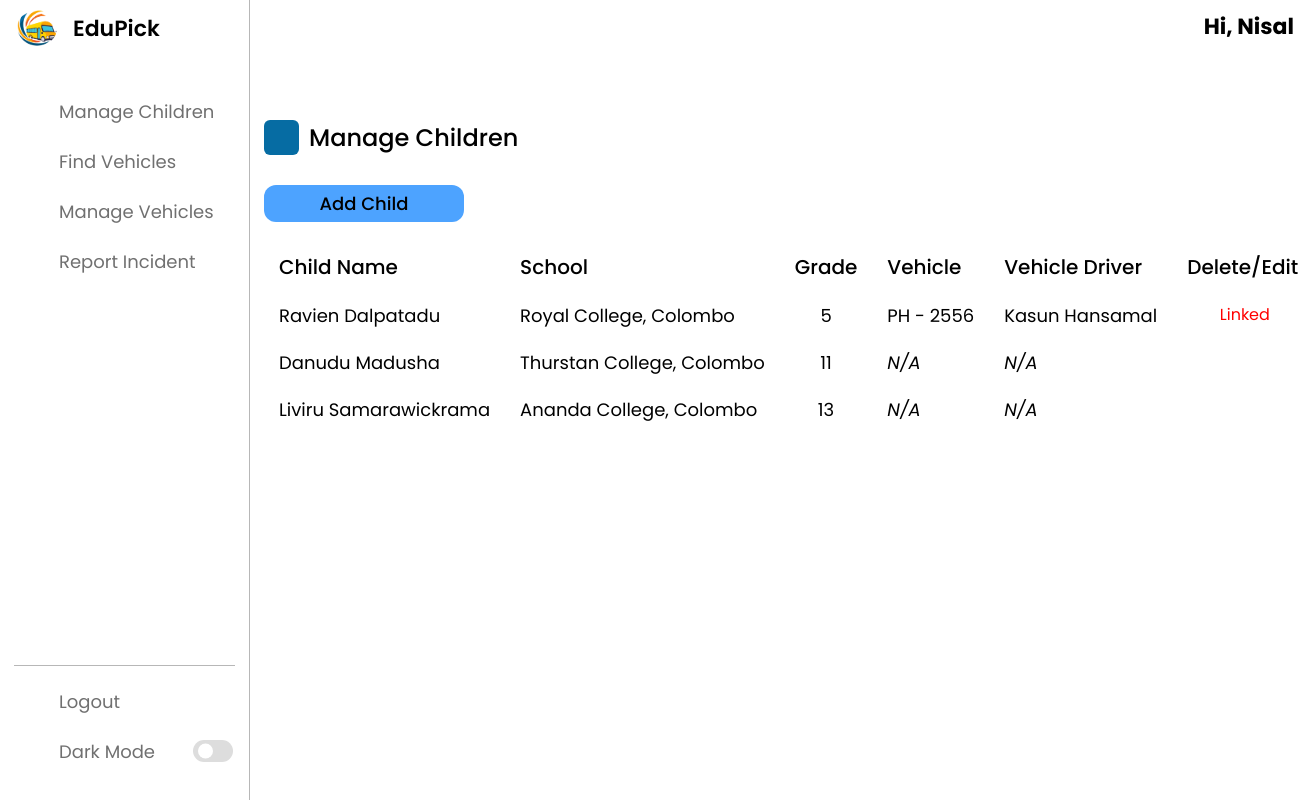
The app's page /parents/manageChildren (signed in) with its own data.
### tables this page shows
CREATE TABLE `child` (
  `childID` int NOT NULL,
  `firstName` varchar(30) NOT NULL,
  `lastName` varchar(30) NOT NULL,
  `schoolId` int NOT NULL,
  `grade` int NOT NULL,
  `absentState` tinyint(1) NOT NULL,
  `parentID` int NOT NULL,
  `vehicleId` int DEFAULT NULL,
  `regDate` timestamp NOT NULL DEFAULT CURRENT_TIMESTAMP,
  `isDeleted` tinyint(1) NOT NULL DEFAULT '0'
);

CREATE TABLE `school` (
  `schoolId` int NOT NULL,
  `name` varchar(255) NOT NULL
);

CREATE TABLE `vehicle` (
  `vehicleId` int NOT NULL,
  `licensePlate` varchar(30) NOT NULL,
  `model` varchar(255) NOT NULL,
  `modelYear` varchar(4) NOT NULL,
  `vacantSeats` int NOT NULL,
  `totalSeats` int NOT NULL,
  `ownerId` int NOT NULL,
  `driverId` int DEFAULT NULL,
  `ac` tinyint(1) NOT NULL,
  `highroof` tinyint(1) NOT NULL,
  `image_vehicle` varchar(255) DEFAULT NULL,
  `doc_emissions` varchar(255) DEFAULT NULL,
  `doc_registration` varchar(255) DEFAULT NULL,
  `approvedState` tinyint(1) NOT NULL DEFAULT '0',
  `pendingState` tinyint(1) NOT NULL DEFAULT '0'
);

CREATE TABLE `driver` (
  `driverID` int NOT NULL,
  `email` varchar(255) NOT NULL,
  `password` varchar(255) NOT NULL,
  `firstName` varchar(30) NOT NULL,
  `lastName` varchar(30) NOT NULL,
  `nic` varchar(12) DEFAULT NULL,
  `address` varchar(1000) NOT NULL,
  `contactNumber` varchar(13) NOT NULL,
  `ownerID` int DEFAULT NULL,
  `vehicleID` int DEFAULT NULL,
  `image_profilePhoto` varchar(255) DEFAULT NULL,
  `image_nicFront` varchar(255) DEFAULT NULL,
  `image_nicBack` varchar(255) DEFAULT NULL,
  `image_licenseFront` varchar(255) DEFAULT NULL,
  `image_licenseBack` varchar(255) DEFAULT NULL,
  `doc_policeReport` varchar(255) DEFAULT NULL,
  `doc_proofResidence` varchar(255) DEFAULT NULL,
  `regDate` timestamp NOT NULL DEFAULT CURRENT_TIMESTAMP,
  `formState` tinyint(1) NOT NULL DEFAULT '0',
  `pendingState` tinyint(1) NOT NULL DEFAULT '0',
  `approvedState` tinyint(1) NOT NULL DEFAULT '0',
  `codeVerified` tinyint(1) NOT NULL DEFAULT '0'
);

### app/controllers/Parents.php (called while the page is built, shortened)
<?php
    class Parents extends Controller {
        public function __construct(){
            $this->parentModel = $this->model('Parent_');
        }
        public function manageChildren(){
            $data = [
                'children' => $this->parentModel->getChildren($_SESSION['user_id'])
            ];
            $this->view('parents/manageChildren', $data);
        }
}

### app/libraries/Core.php (called while the page is built, shortened)
<?php
class Core {
    protected $currentMethod = 'index';
    public function __construct(){
        $url = $this->getURL();
       $url = $url ?? ['pages'];
        if(file_exists('../app/controllers/' . ucwords($url[0]) . '.php')){
            unset($url[0]);
        }
        $this->currentController = new $this->currentController;
        if(isset($url[1])){
            if(method_exists($this->currentController, $url[1])){
                $this->currentMethod = $url[1];
                unset($url[1]);
            }
        }
        $this->params = $url ? array_values($url) : [];
        call_user_func_array([$this->currentController, $this->currentMethod], $this->params);
    }
    public function getURL(){
        if(isset($_GET['url'])){
            $url = rtrim($_GET['url'], '/');
            $url = filter_var($url, FILTER_SANITIZE_URL);
            $url = explode('/', $url);
            return $url;
        }
    }
}

### public/index.php (called while the page is built, shortened)
<?php
  $init = new Core;

### app/libraries/Database.php (called while the page is built, shortened)
<?php
     class Database {
        private $host = DB_HOST;
        private $user = DB_USER;
        private $pass = DB_PASS;
        private $dbname = DB_NAME;
        private $dbh;
        private $stmt;
        public function __construct(){
            $dsn = 'mysql:host=' . $this->host . ';dbname=' . $this->dbname;
            $options = array(
                PDO::ATTR_PERSISTENT => true,
                PDO::ATTR_ERRMODE => PDO::ERRMODE_EXCEPTION
            );
            try{
                $this->dbh = new PDO($dsn, $this->user, $this->pass, $options);
            } catch(PDOException $e){
                $this->error = $e->getMessage();
                echo $this->error;
            }
        }
        public function query($sql){
            $this->stmt = $this->dbh->prepare($sql);
        }
        public function bind($param, $value, $type = null){
            if(is_null($type)){
                switch(true){
                    case is_int($value):
                        $type = PDO::PARAM_INT;
                        break;
                }
            }
            $this->stmt->bindValue($param, $value, $type);
        }
        public function execute(){
            return $this->stmt->execute();
        }
        public function resultSet(){
            $this->execute();
            return $this->stmt->fetchAll(PDO::FETCH_OBJ);
        }
     }

### app/models/Parent_.php (called while the page is built, shortened)
<?php
    class Parent_ {
        private $db;
        public function __construct(){
            $this->db = new Database;
        }
        public function getChildren($parent_id){
            $this->db->query('SELECT child.*, school.schoolId, school.name as schoolName, vehicle.licensePlate, driver.firstName as driverFirstName, driver.lastName as driverLastName FROM child JOIN school ON child.schoolId = school.schoolID LEFT JOIN vehicle ON child.vehicleId = vehicle.vehicleId LEFT JOIN driver ON vehicle.driverId = driver.driverId WHERE parentID = :parent_id AND child.isDeleted = 0');
            $this->db->bind(':parent_id', $parent_id);
            $results = $this->db->resultSet();
            return $results;
        }
    }

### app/views/parents/manageChildren.php (the view, shortened to what this page needs)
<?php require APPROOT . '/views/inc/header.php'; ?>
<link rel="stylesheet" href="<?php echo URLROOT; ?>/parent/style.css" />
<link rel="stylesheet" href="https://unicons.iconscout.com/release/v4.0.0/css/line.css">
</head>
<body>
    <?php require APPROOT . '/views/inc/parentNav.php'; ?>
    <div class="dash-content">
        <div class="overview">
            <div class="title">
                <i class="uil uil-users-alt"></i>
                <span class="text">Manage Children</span>
            </div>
            <div class="boxes">
                <a href="<?php echo URLROOT; ?>/parents/addChild">
                    <div class="box box1">
                        <span class="text">Add Child</span>
                    </div>
                </a>
            </div>
        </div>
        <div class="activity">
            <div class="activity-data">
                <div class="data names">
                    <span class="data-title">Child Name</span>
                    <?php foreach ($data['children'] as $child): ?>
                        <span class="data-list">
                            <?php echo $child->firstName; ?>
                            <?php echo $child->lastName; ?>
                        </span>
                    <?php endforeach; ?>
                </div>
                <div class="data email">
                    <span class="data-title">School</span>
                    <?php foreach ($data['children'] as $child): ?>
                        <span class="data-list">
                            <?php echo $child->schoolName; ?>
                        </span>
                    <?php endforeach; ?>
                </div>
                <div class="data joined">
                    <span class="data-title">Grade</span>
                    <?php foreach ($data['children'] as $child): ?>
                        <span class="data-list data-grade">
                            <?php echo $child->grade; ?>
                        </span>
                    <?php endforeach; ?>
                </div>
                <div class="data type">
                    <span class="data-title">Vehicle</span>
                    <?php foreach ($data['children'] as $child): ?>
                        <span class="data-list">
                            <?php echo $child->licensePlate ? $child->licensePlate : '<i>N/A</i>'; ?>
                        </span>
                    <?php endforeach; ?>
                </div>
                <div class="data status">
                    <span class="data-title">Vehicle Driver</span>
                    <?php foreach ($data['children'] as $child): ?>
                        <span class="data-list">
                            <?php echo $child->driverFirstName ? $child->driverFirstName . ' ' . $child->driverLastName : '<i>N/A</i>'; ?>
                        </span>
                    <?php endforeach; ?>
                </div>
                <div class="data icons">
                    <span class="data-title">Delete/Edit</span>
                    <?php foreach ($data['children'] as $child): ?>
                        <span class="data-list">
                            <div class="delete-edit-icons">
                                <?php if (!$child->licensePlate): ?>
                                    <a href="<?php echo URLROOT; ?>/parents/removeChild/<?php echo $child->childID; ?>"
                                        onclick="return confirm('Are you sure you want to remove this child?');"><i
                                            class="uil uil-trash-alt"></i></a>
                                    <a href="<?php echo URLROOT; ?>/parents/updateChild/<?php echo $child->childID; ?>"><i
                                            class="uil uil-edit"></i></a>
                                <?php else: ?>
                                    <span class="linked-text">
                                        <i class="uil uil-info-circle"></i>&nbsp;Linked
                                    </span>
                                <?php endif; ?>
                            </div>
                        </span>
                    <?php endforeach; ?>
                </div>
            </div>
        </div>
    </div>
    </section>
    <?php require APPROOT . '/views/inc/footer.php'; ?>

### app/libraries/Controller.php (shortened to what this page needs)
<?php
class Controller
{
    public function model($model)
    {
        return new $model();
    }
    public function view($view, $data = [])
    {
        if (file_exists('../app/views/' . $view . '.php')) {
            require_once '../app/views/' . $view . '.php';
        } else {
            die('View does not exist');
        }
    }
}

### app/views/inc/header.php (shortened to what this page needs)
<!DOCTYPE html>
<html lang="en">
<head>
    <link rel="stylesheet" href="<?php echo URLROOT; ?>/css/style.css">

### app/views/inc/parentNav.php (shortened to what this page needs)
<nav>
    <div class="logo-name">
        <div class="logo-image">
            <img src="<?php echo URLROOT; ?>/auth/logo.png" alt="">
        </div>
        <span class="logo_name">EduPick</span>
    </div>
    <div class="menu-items">
        <ul class="nav-links">
            <li><a href="<?php echo URLROOT; ?>/parents/index">
                    <i class="uil uil-users-alt"></i>
                    <span class="link-name">Manage Children</span>
                </a></li>
            <li><a href="<?php echo URLROOT; ?>/parents/selectChild">
                    <i class="uil uil-search"></i>
                    <span class="link-name">Find Vehicles</span>
                </a></li>
            <li><a href="<?php echo URLROOT; ?>/parents/manageVehicles">
                    <i class="uil uil-chart"></i>
                    <span class="link-name">Manage Vehicles</span>
                </a></li>
            <li><a href="<?php echo URLROOT; ?>/parents/incidentReports">
                    <i class="uil uil-exclamation-octagon"></i>
                    <span class="link-name">Report Incident</span>
                </a></li>
        </ul>
        <ul class="logout-mode">
            <li><a href="<?php echo URLROOT; ?>/users/logout">
                    <i class="uil uil-signout"></i>
                    <span class="link-name">Logout</span>
                </a></li>
            <li class="mode">
                <a>
                    <i class="uil uil-moon"></i>
                    <span class="link-name">Dark Mode</span>
                </a>
                <div class="mode-toggle">
                    <span class="switch"></span>
                </div>
            </li>
        </ul>
    </div>
</nav>
<section class="dashboard">
    <div class="top">
        <div class="user-profile">
            <h2>Hi,
                <?php echo $_SESSION['user_fname']; ?>
            </h2>
        </div>
    </div>

### app/views/inc/footer.php (shortened to what this page needs)
</body>
</html>

### records on screen
child: firstName "Ravien", lastName "Dalpatadu", schoolId.name "Royal College, Colombo", grade "5", vehicleId.licensePlate "PH - 2556", driver.firstName "Kasun", driver.lastName "Hansamal"
child: firstName "Danudu", lastName "Madusha", schoolId.name "Thurstan College, Colombo", grade "11", shows "N/A"
child: firstName "Liviru", lastName "Samarawickrama", schoolId.name "Ananda College, Colombo", grade "13", shows "N/A"

### other values on screen
$_SESSION['user_fname'] "Nisal"
